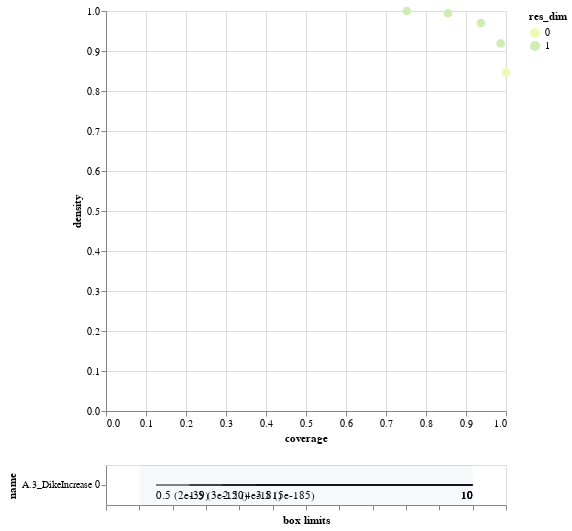

This figure's notebook cell:
### Code cell
box5.inspect_tradeoff()

### Figure 1 — Vega-Lite specification as saved in the notebook (floating-point values rounded to 4 significant figures)
{"config": {"view": {"continuousWidth": 400, "continuousHeight": 300}}, "vconcat": [{"data": {"name": "data-fb7c88c8ec92532fc9e3fa053462a586"}, "mark": {"type": "circle", "size": 75}, "encoding": {"color": {"type": "ordinal", "field": "res_dim", "scale": {"range": ["#eff9b6", "#d0edb3", "#97d6b9", "#5dc0c0", "#31a5c2", "#1f80b8", "#2354a3", "#21318d"]}}, "opacity": {"condition": {"value": 1, "selection": "selector008"}, "value": 0.4}, "tooltip": [{"type": "ordinal", "field": "id"}, {"type": "quantitative", "field": "coverage", "format": ".2"}, {"type": "quantitative", "field": "density", "format": ".2"}, {"type": "ordinal", "field": "res_dim"}], "x": {"type": "quantitative", "field": "coverage"}, "y": {"type": "quantitative", "field": "density"}}, "height": 400, "selection": {"selector008": {"type": "single", "fields": ["id"]}}, "width": 400}, {"layer": [{"data": {"name": "data-58edac97153b6ef8a07a682cf6abe8f4"}, "mark": "rule", "encoding": {"x": {"type": "quantitative", "axis": {"grid": false, "labels": false, "title": "box limits"}, "field": "x_lower", "scale": {"domain": [0, 1], "padding": 0.1}}, "x2": {"field": "x_upper"}, "y": {"type": "nominal", "field": "name", "scale": {"padding": 1.0}}}, "transform": [{"calculate": "(datum.x1-datum.minimum)/(datum.maximum-datum.minimum)", "as": "x_lower"}, {"calculate": "(datum.x2-datum.minimum)/(datum.maximum-datum.minimum)", "as": "x_upper"}, {"filter": {"selection": "selector008"}}], "width": 400}, {"data": {"name": "data-58edac97153b6ef8a07a682cf6abe8f4"}, "mark": {"type": "text", "align": "left", "baseline": "top", "dy": 5}, "encoding": {"text": {"type": "ordinal", "field": "text"}, "x": {"type": "quantitative", "axis": {"grid": false, "labels": false, "title": "box limits"}, "field": "x_lower", "scale": {"domain": [0, 1], "padding": 0.1}}, "x2": {"field": "x_upper"}, "y": {"type": "nominal", "field": "name", "scale": {"padding": 1.0}}}, "transform": [{"calculate": "(datum.x1-datum.minimum)/(datum.maximum-datum.minimum)", "as": "x_lower"}, {"calculate": "(datum.x2-datum.minimum)/(datum.maximum-datum.minimum)", "as": "x_upper"}, {"filter": {"selection": "selector008"}}, {"calculate": "datum.qp_lower>0?format(datum.x1, \".2\")+\" (\"+format(datum.qp_lower, \".1~g\")+\")\" :format(datum.x1, \".2\")", "as": "text"}], "width": 400}, {"data": {"name": "data-58edac97153b6ef8a07a682cf6abe8f4"}, "mark": {"type": "text", "align": "right", "baseline": "top", "dy": 5}, "encoding": {"text": {"type": "ordinal", "field": "text"}, "x": {"type": "quantitative", "field": "x_upper"}, "x2": {"field": "x_upper"}, "y": {"type": "nominal", "field": "name", "scale": {"padding": 1.0}}}, "transform": [{"calculate": "(datum.x1-datum.minimum)/(datum.maximum-datum.minimum)", "as": "x_lower"}, {"calculate": "(datum.x2-datum.minimum)/(datum.maximum-datum.minimum)", "as": "x_upper"}, {"filter": {"selection": "selector008"}}, {"calculate": "datum.qp_upper>0?format(datum.x2, \".2\")+\" (\"+format(datum.qp_upper, \".1\")+\")\" :format(datum.x2, \".2\")", "as": "text"}], "width": 400}, {"data": {"name": "data-bb8d07f6df3d47a6a475317795287b23"}, "mark": {"type": "rect", "opacity": 0.05}, "encoding": {"x": {"type": "quantitative", "field": "start"}, "x2": {"field": "end"}}}, {"data": {"name": "data-d751713988987e9331980363e24189ce"}, "mark": "point", "encoding": {"x": {"type": "quantitative", "field": "x"}, "y": {"type": "nominal", "field": "name"}}, "transform": [{"filter": {"selection": "selector008"}}], "width": 400}, {"data": {"name": "data-d751713988987e9331980363e24189ce"}, "mark": {"type": "text", "align": "center", "baseline": "top", "dy": 5}, "encoding": {"text": {"type": "nominal", "field": "item"}, "x": {"type": "quantitative", "field": "x"}, "y": {"type": "nominal", "field": "name"}}, "transform": [{"filter": {"selection": "selector008"}}], "width": 400}]}], "$schema": "https://vega.github.io/schema/vega-lite/v4.8.1.json", "datasets": {"data-fb7c88c8ec92532fc9e3fa053462a586": [{"coverage": 1.0, "density": 0.8465, "id": 0, "mass": 1.0, "mean": 0.8465, "res_dim": 0}, {"coverage": 0.9867, "density": 0.9189, "id": 1, "mass": 0.909, "mean": 0.9189, "res_dim": 1}, {"coverage": 0.9374, "density": 0.97, "id": 2, "mass": 0.818, "mean": 0.97, "res_dim": 1}, {"coverage": 0.8547, "density": 0.9945, "id": 3, "mass": 0.7275, "mean": 0.9945, "res_dim": 1}, {"coverage": 0.7519, "density": 1.0, "id": 4, "mass": 0.6365, "mean": 1.0, "res_dim": 1}], "data-58edac97153b6ef8a07a682cf6abe8f4": [{"x1": 0.5, "x2": 10.0, "name": "A.3_DikeIncrease 0", "id": 1, "minimum": 0.0, "maximum": 10.0, "qp_lower": 2.167e-39, "qp_upper": -1.0}, {"x1": 1.5, "x2": 10.0, "name": "A.3_DikeIncrease 0", "id": 2, "minimum": 0.0, "maximum": 10.0, "qp_lower": 2.803e-120, "qp_upper": -1.0}, {"x1": 2.5, "x2": 10.0, "name": "A.3_DikeIncrease 0", "id": 3, "minimum": 0.0, "maximum": 10.0, "qp_lower": 4.239e-181, "qp_upper": -1.0}, {"x1": 3.5, "x2": 10.0, "name": "A.3_DikeIncrease 0", "id": 4, "minimum": 0.0, "maximum": 10.0, "qp_lower": 5.473e-185, "qp_upper": -1.0}], "data-bb8d07f6df3d47a6a475317795287b23": [{"start": 0, "end": 1}], "data-d751713988987e9331980363e24189ce": []}}
